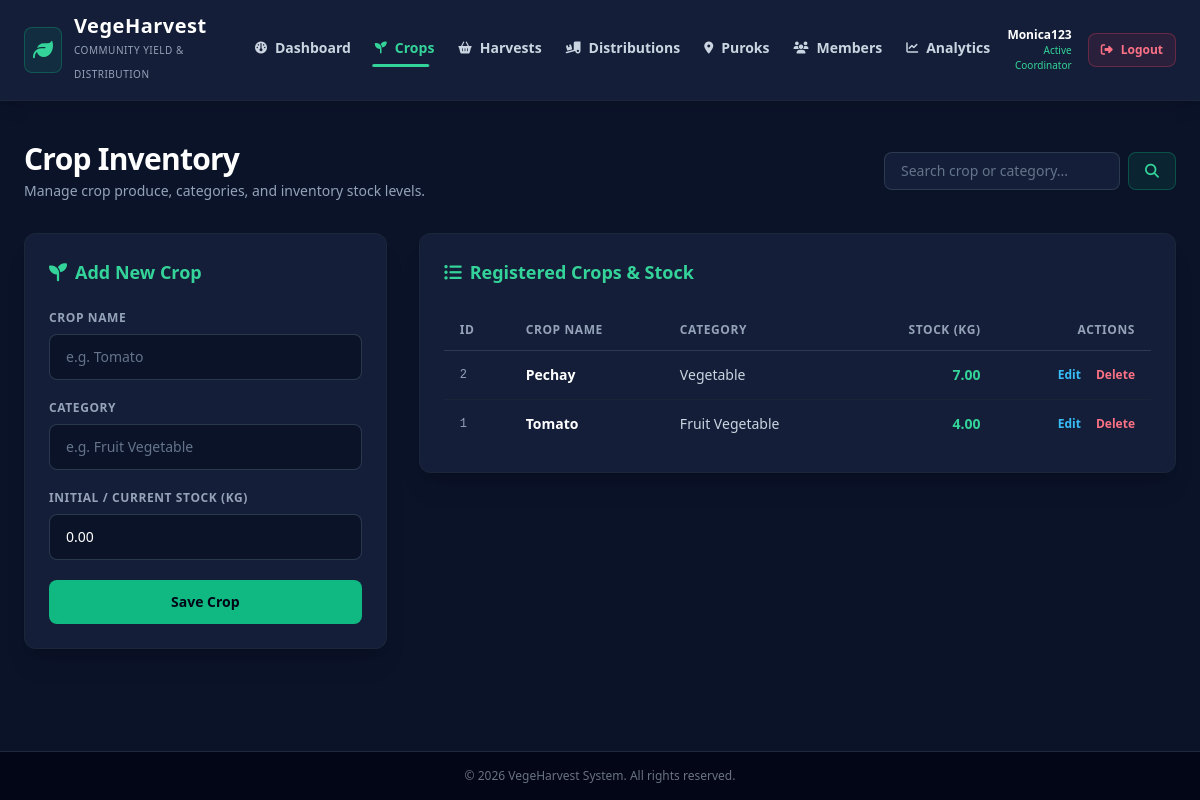
The app's page /vegeharvest/crop.php (signed in) with its own data.
### tables this page shows
CREATE TABLE `crop` (
  `crop_id` int(11) NOT NULL AUTO_INCREMENT,
  `crop_name` varchar(100) NOT NULL,
  `category` varchar(50) DEFAULT NULL,
  `total_stock_kg` decimal(10,2) DEFAULT 0.00,
  `unit` varchar(20) NOT NULL DEFAULT 'kg',
  PRIMARY KEY (`crop_id`)
);

### vegeharvest/classes/crop.php (called while the page is built, shortened)
<?php
class Crop {
    private $pdo;
    public function __construct(PDO $pdo) {
        $this->pdo = $pdo;
    }
    public function getCrops() {
        try {
            $sql = "SELECT * FROM crop ORDER BY crop_id DESC";
            $stmt = $this->pdo->query($sql);
            return $stmt->fetchAll();
        } catch (PDOException $e) {
            error_log("Error fetching crops: " . $e->getMessage());
            return [];
        }
    }
}
?>

### vegeharvest/crop.php (the view, shortened to what this page needs)
<?php
require_once 'config/connection.php';
require_once 'classes/crop.php';
include_once 'includes/header.php';
$cropObj = new Crop($pdo);
$editCrop = null;
$searchKeyword = trim($_GET['search'] ?? '');
if (!empty($searchKeyword)) {
    $cropsList = $cropObj->searchCrops($searchKeyword);
} else {
    $cropsList = $cropObj->getCrops();
}
?>
<main class="flex-1 max-w-7xl w-full mx-auto px-6 py-10">
  <div class="mb-8 flex flex-col sm:flex-row justify-between items-start sm:items-center gap-4">
    <div>
      <h1 class="text-3xl font-extrabold text-white tracking-tight">Crop Inventory</h1>
      <p class="mt-1 text-sm text-slate-400">Manage crop produce, categories, and inventory stock levels.</p>
    </div>
    <form action="crop.php" method="GET" class="flex items-center gap-2 w-full sm:w-auto">
      <input type="text" name="search" value="<?= htmlspecialchars($searchKeyword); ?>" placeholder="Search crop or category..." class="bg-[#141e38] border border-slate-700/80 rounded-lg px-4 py-2 text-sm text-white placeholder-slate-500 focus:outline-none focus:border-emerald-500">
      <button type="submit" class="bg-emerald-500/10 hover:bg-emerald-500/20 text-emerald-400 border border-emerald-500/30 font-bold px-4 py-2 rounded-lg text-sm transition-colors">
        <i class="fa-solid fa-magnifying-glass"></i>
      </button>
    </form>
  </div>
  <div class="grid grid-cols-1 lg:grid-cols-12 gap-8 items-start">
    <div class="lg:col-span-4 bg-[#141e38] border border-slate-800/80 rounded-xl p-6 shadow-xl">
      <div class="flex items-center gap-2 text-emerald-400 font-bold text-lg mb-6">
        <i class="fa-solid <?= $editCrop ? 'fa-pen-to-square' : 'fa-seedling'; ?>"></i>
        <span><?= $editCrop ? 'Edit Crop' : 'Add New Crop'; ?></span>
      </div>
      <form action="crop.php" method="POST" class="space-y-5">
        <div>
          <label class="block text-xs font-bold uppercase tracking-wider text-slate-400 mb-2">Crop Name</label>
          <input type="text" name="crop_name" value="<?= htmlspecialchars($editCrop['crop_name'] ?? ''); ?>" placeholder="e.g. Tomato" required class="w-full bg-[#0b1329] border border-slate-700/80 rounded-lg px-4 py-3 text-sm text-white placeholder-slate-500 focus:outline-none focus:border-emerald-500 transition-colors">
        </div>
        <div>
          <label class="block text-xs font-bold uppercase tracking-wider text-slate-400 mb-2">Category</label>
          <input type="text" name="category" value="<?= htmlspecialchars($editCrop['category'] ?? ''); ?>" placeholder="e.g. Fruit Vegetable" required class="w-full bg-[#0b1329] border border-slate-700/80 rounded-lg px-4 py-3 text-sm text-white placeholder-slate-500 focus:outline-none focus:border-emerald-500 transition-colors">
        </div>
        <div>
          <label class="block text-xs font-bold uppercase tracking-wider text-slate-400 mb-2">Initial / Current Stock (kg)</label>
          <input type="number" step="0.01" name="total_stock_kg" value="<?= htmlspecialchars($editCrop['total_stock_kg'] ?? '0.00'); ?>" required class="w-full bg-[#0b1329] border border-slate-700/80 rounded-lg px-4 py-3 text-sm text-white placeholder-slate-500 focus:outline-none focus:border-emerald-500 transition-colors">
        </div>
        <button type="submit" name="<?= $editCrop ? 'update_crop' : 'add_crop'; ?>" class="w-full bg-emerald-500 hover:bg-emerald-400 text-slate-950 font-extrabold text-sm py-3 rounded-lg transition-colors mt-2">
          <?= $editCrop ? 'Update Crop' : 'Save Crop'; ?>
        </button>
      </form>
    </div>
    <div class="lg:col-span-8 bg-[#141e38] border border-slate-800/80 rounded-xl p-6 shadow-xl">
      <div class="flex items-center gap-2 text-emerald-400 font-bold text-lg mb-6">
        <i class="fa-solid fa-list-ul"></i>
        <span>Registered Crops & Stock</span>
      </div>
      <div class="overflow-x-auto">
        <table class="w-full text-left border-collapse text-sm">
          <thead>
            <tr class="border-b border-slate-700/80 text-xs font-bold uppercase tracking-wider text-slate-400">
              <th class="py-3 px-4">ID</th>
              <th class="py-3 px-4">Crop Name</th>
              <th class="py-3 px-4">Category</th>
              <th class="py-3 px-4 text-right">Stock (kg)</th>
              <th class="py-3 px-4 text-right">Actions</th>
            </tr>
          </thead>
          <tbody class="divide-y divide-slate-800/60 text-slate-300">
            <?php if (!empty($cropsList)): ?>
              <?php foreach ($cropsList as $crop): ?>
                <tr class="hover:bg-slate-800/40 transition-colors">
                  <td class="py-3.5 px-4 font-mono text-xs text-slate-400"><?= htmlspecialchars($crop['crop_id']); ?></td>
                  <td class="py-3.5 px-4 font-bold text-white"><?= htmlspecialchars($crop['crop_name']); ?></td>
                  <td class="py-3.5 px-4 text-slate-300"><?= htmlspecialchars($crop['category']); ?></td>
                  <td class="py-3.5 px-4 text-right font-extrabold text-emerald-400"><?= number_format($crop['total_stock_kg'], 2); ?></td>
                  <td class="py-3.5 px-4 text-right space-x-3 text-xs font-bold">
                    <a href="crop.php?action=edit&id=<?= $crop['crop_id']; ?>" class="text-sky-400 hover:text-sky-300">Edit</a>
                    <a href="crop.php?action=delete&id=<?= $crop['crop_id']; ?>" onclick="return confirm('Are you sure you want to delete this crop?');" class="text-rose-400 hover:text-rose-300">Delete</a>
                  </td>
                </tr>
              <?php endforeach; ?>
            <?php else: ?>
              <tr>
                <td colspan="5" class="py-6 px-4 text-center text-slate-500">No crops found.</td>
              </tr>
            <?php endif; ?>
          </tbody>
        </table>
      </div>
    </div>
  </div>
</main>
<?php include_once 'includes/footer.php'; ?>

### records on screen
crop: crop_id "2", crop_name "Pechay", category "Vegetable", total_stock_kg "7.00"
crop: crop_id "1", crop_name "Tomato", category "Fruit Vegetable", total_stock_kg "4.00"

### other values on screen
$label "Dashboard"
$label "Crops"
$label "Harvests"
$label "Distributions"
$label "Puroks"
$label "Members"
$label "Analytics"
$_SESSION['username'] "Monica123"
